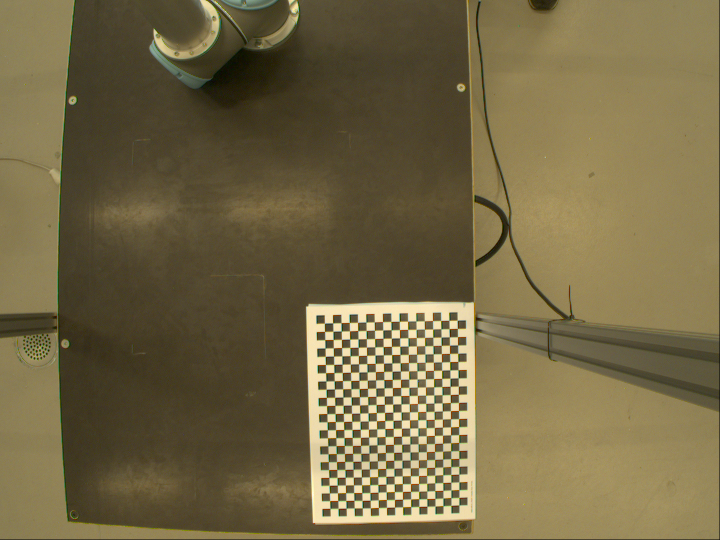
#> input picture Reference.png, 1440 x 1080 px, found by its file name (shown at 1/2 size)
$ python main_code.py
#> lines starting #> are read from the running program, lines starting #| are printed output that depends on the picture; after the words box and inside, x2 and y2 are one past the last pixel; in counts of white or black regions, pixels touching at a corner belong together; long printed decimals are rounded
import numpy as np
import cv2 as cv
import glob
import matplotlib.pyplot as plt
from math import ceil

#Diretorio de Imagens a serem usadas para calibração
PATH_images = r"C:\Users\gabri\OneDrive\Documents\Python Scripts\RoboticaMovel\images\five_plane"
#Diretorio da Imagem com distorção a ser Corrigida
PATH_unidis=r"C:\Users\gabri\OneDrive\Documents\Python Scripts\RoboticaMovel\Reference.png"

#Identificando o tamanho do nosso tabuleiro de xadrez
chessboardSize = (24,17)#Quantidade de quadrados que iremos ter (Largura x Altura)
frameSize = (1440,1080)#Especificacoes da Camera(1280x720)
criteria = (cv.TERM_CRITERIA_EPS + cv.TERM_CRITERIA_MAX_ITER, 30, 0.001)

#Set das variaveis para Identificacao de exata de cantos dentro da imagem
#Iremos preparar a parte de pontos para predefinir com base no tabuleiro qual sera
# Qual sera  a posicao dos nossos quadrados

objp = np.zeros((chessboardSize[0] * chessboardSize[1], 3), np.float32)
objp[:,:2] = np.mgrid[0:chessboardSize[0],0:chessboardSize[1]].T.reshape(-1,2)

size_of_chessboard_squares_mm = 20
objp = objp * size_of_chessboard_squares_mm


#Separaremos a imagens em pontos 3d e 2d, com representacao nas coordenadas reais e o plano 2d
objpoints = [] # 3d point in real world space
imgpoints = [] # 2d points in image plane.


images = glob.glob('*.png',root_dir=PATH_images)
images = [PATH_images+'\\'+image for image in images]
col = ceil(len(images)/2)

fig = plt.figure(figsize=(15, 10))
for index,image in enumerate(images,start=1):
    img = cv.imread(image)
#> img is the input picture: shape (1080, 1440, 3); mean B, G, R 69.4, 103.8, 116
    gray = cv.cvtColor(img, cv.COLOR_BGR2GRAY)
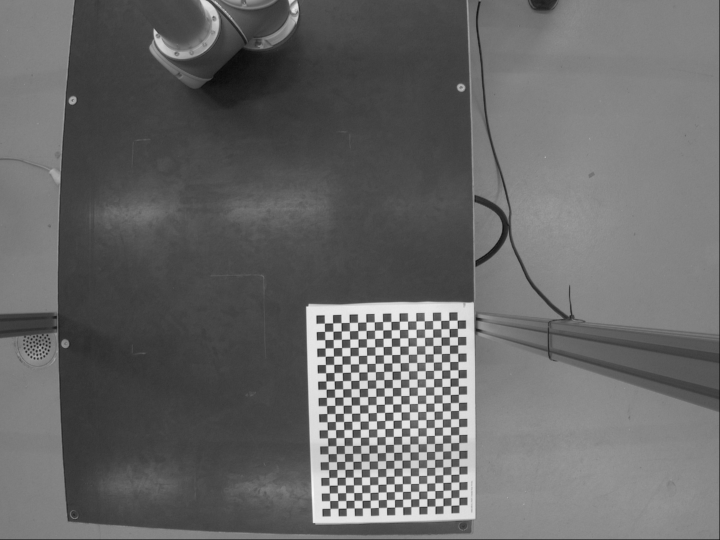
#> gray: shape (1080, 1440) (shown at 1/2 size); min 0, max 251, mean 103.5

    # Procura encontrar os padroes das bordas conforme o tamanho tabuleiro que passamos
    # Retorna se foi encontrado os cantos do quadrados na cariavel Ret
    ret, corners = cv.findChessboardCorners(gray, chessboardSize, None)
#> ret = True; corners = 408 rows, first 8: [660.6, 1017.3], [660.2, 1002], [659.5, 986.5], [659, 971.6], [658.5, 955.5], [658.2, 939.9], [657.4, 924.1], [656.7, 908.3]

    if ret == True:
        #Encontraremos os cantos do tabuleiro
        objpoints.append(objp)
        corners2 = cv.cornerSubPix(gray, corners, (11,11), (-1,-1), criteria)
#> corners2 = 408 rows, first 8: [660.6, 1017.2], [660.1, 1001.8], [659.4, 986.5], [658.7, 971.1], [658.5, 955.5], [657.9, 939.8], [657.3, 924], [656.6, 908.2]
        imgpoints.append(corners)

        cv.drawChessboardCorners(img, chessboardSize, corners2, ret)
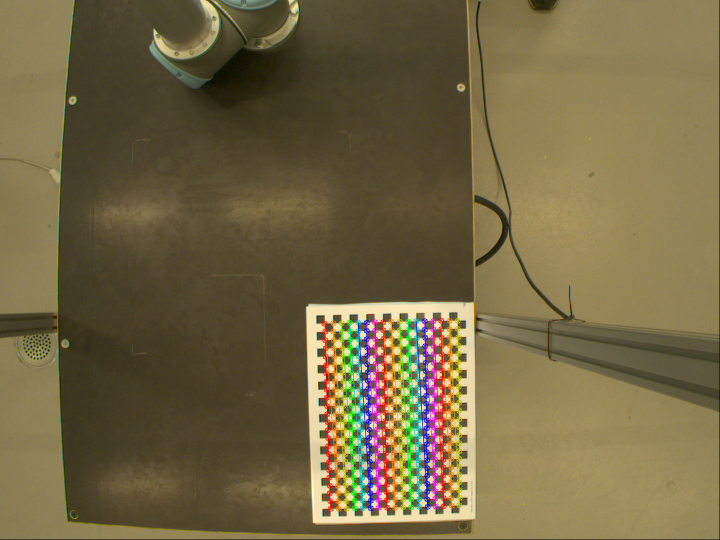
#> img: shape (1080, 1440, 3) (shown at 1/2 size); 4.02% of pixels changed, all inside (x1, y1, x2, y2) = (643, 635, 926, 1024)
        fig.add_subplot(2, col, index)
        plt.imshow(img)
plt.show()
# cv.destroyAllWindows()


#Calibração
ret, cameraMatrix, dist, rvecs, tvecs = cv.calibrateCamera(objpoints, imgpoints, frameSize, None, None)
#> ret = 0.197; cameraMatrix = [[2056.8, 0, 748.6], [0, 2031.6, 433.1], [0, 0, 1]]; dist = [[-0.453, -3.33, 0.0755, -0.00429, 16.76]]; rvecs = ([0.0438, 0.0632, -1.59],); tvecs = ([-108.1, 716.5, 2527.9],)

# ret : Variavel que verifica se foi possivel fazer a calibracao
# cameraMatrix : Relaciona as imagens opticas com as de ponto matriz 2d com 3d
# dist: retorna os parametros de distorcao
# rvecs:Retorna os valores do vetor de rotacao
# tvecs:Retorna os valores do vetor de tangenciação

print("Camera was Calibrated: ", bool(ret))
#| Camera was Calibrated:  True
print("Camera Matrix: ", cameraMatrix)
#| Camera Matrix:  [[2.05684688e+03 0.00000000e+00 7.48644748e+02]
#|  [0.00000000e+00 2.03158020e+03 4.33092025e+02]
#|  [0.00000000e+00 0.00000000e+00 1.00000000e+00]]
print("Distortion Parameters: ", dist)
#| Distortion Parameters:  [[-4.53084693e-01 -3.32674009e+00  7.54554562e-02 -4.29336789e-03
#|    1.67633398e+01]]
print("Translation Vectors: ", tvecs)
#| Translation Vectors:  (array([[-108.144],
#|        [ 716.451],
#|        [2527.856]]),)
print("Rotation Vectors: ", rvecs)
#| Rotation Vectors:  (array([[ 0.04385  ],
#|        [ 0.06318],
#|        [-1.594]]),)


############## UNDISTORTION #####################################################
img = cv.imread(PATH_unidis)
h,  w = img.shape[:2]
#> h = 1080; w = 1440
newCameraMatrix, roi = cv.getOptimalNewCameraMatrix(cameraMatrix, dist, (w,h), 1, (w,h))
#> newCameraMatrix = [[1810.5, 0, 741.5], [0, 1853.2, 487], [0, 0, 1]]; roi = (68, 56, 1307, 1002)
dst = cv.undistort(img, cameraMatrix, dist, None, newCameraMatrix)
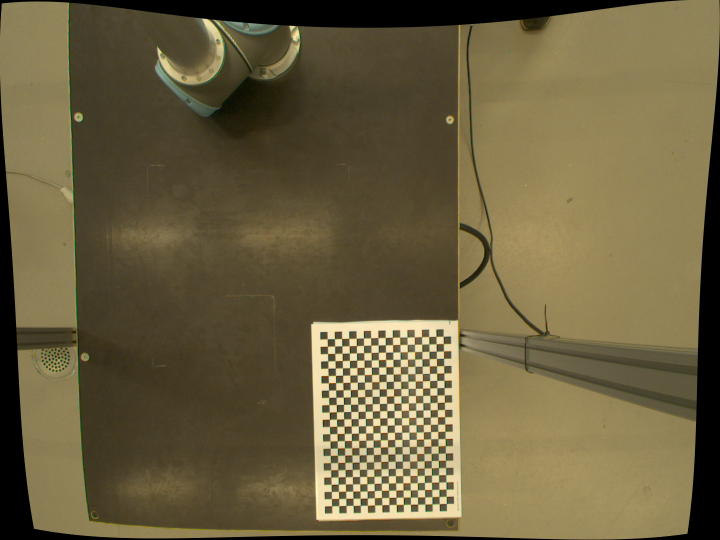
#> dst: shape (1080, 1440, 3) (shown at 1/2 size); mean B, G, R 64.2, 96.2, 107.4
# Reprojection Error
mean_error = 0

for i in range(len(objpoints)):
    imgpoints2, _ = cv.projectPoints(objpoints[i], rvecs[i], tvecs[i], cameraMatrix, dist)
    error = cv.norm(imgpoints[i], imgpoints2, cv.NORM_L2)/len(imgpoints2)
    mean_error += error
#> this loop made 1 pass
#> (error, mean_error) on pass 1: (0.00975, 0.00975)
#> after the loop, mean_error = 0.00975

print( "total error: {}".format(mean_error/len(objpoints)))
#| total error: 0.009748

plt.subplots(1,2,figsize=(15, 10))
plt.subplot(121)
plt.imshow(img)
plt.title('Imagem Original Distorção')
plt.subplot(122)
plt.imshow(dst)
plt.title('Imagem Resultante Sem distorção')
plt.show()
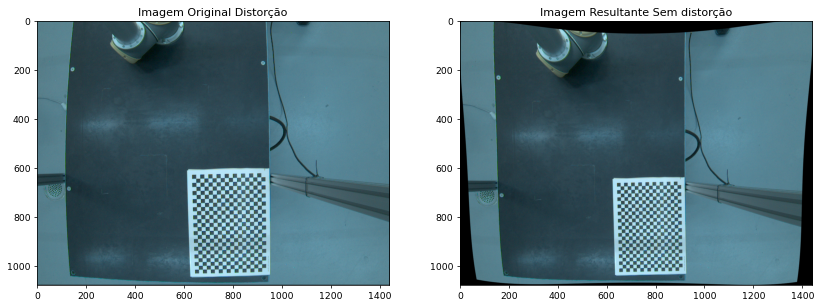
#> figure drawn by matplotlib, 2 panels; B, G, R data is drawn as R, G, B
